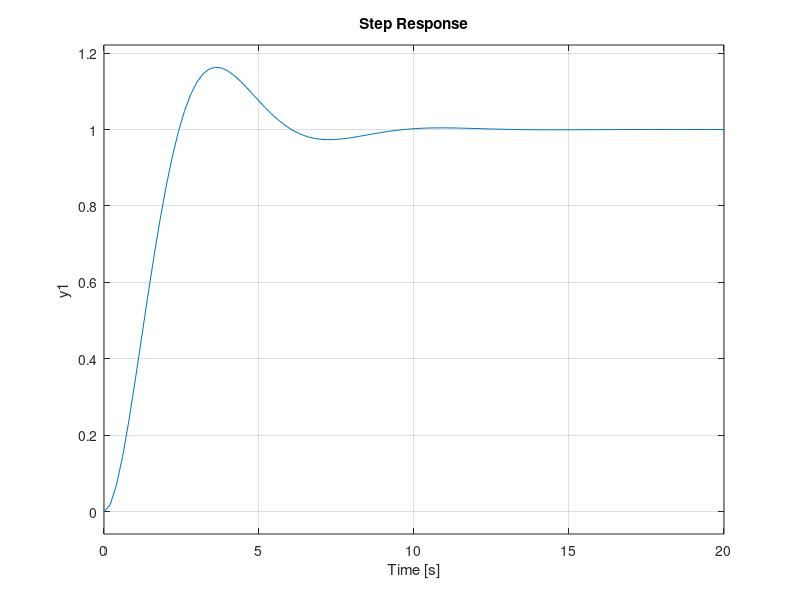

Here is the MATLAB script that generated this plot:

% 	To Obtain transfer function and its step- response of a State model given by
% [(x1@x2)]=[(0     1@-1-1)]  [(x1@x2)] + [(0@1)] u
% 	Y= [ 1	0] [(x1@x2)]

a= [ 0  1; -1  -1]
b= [0; 1]
c=[1  0]
d= 0
[num, den]= ss2tf(a,b,c,d)
g=tf (num, den)
step (g)

